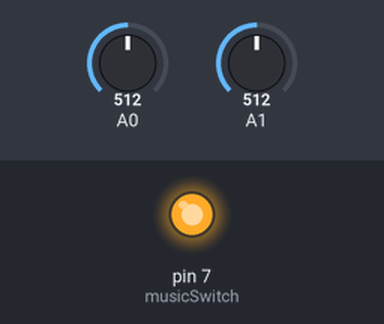
Simulated run of this sketch. Board: Arduino Uno, built with avr-gcc and run on an emulated ATmega328P. Parts: output pins drawn as LEDs (lit = HIGH). The inputs (shaded band) are chosen by the test bench; at power-on: A0 = 512, A1 = 512. What the sketch prints to the serial monitor is not drawn.

Above: at 0.1 s.
Timing chart, 0 to 1.6 s (numbered marks = the images above):
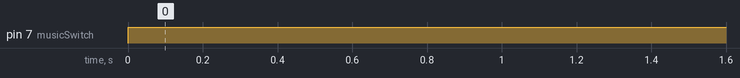

The sketch:

stupidpetsound.ino
```cpp
//Stupid Pet Trick Project
// Kaitlin Till-Landry & Engin Ayaz
// NYU ITP Sep 2011
// Physical Computing Assignment// initialize two patches, this can go up to 3 in the future
int patch0 = 0;
int patch1 = 0;// modify these values depending on patch and touch sensitivity
int patch0Threshold = 410;
int patch1Threshold = 410;boolean switch1 = false;
boolean switch2 = false;int timeLag = 2200; // implies almost two seconds lag to start or stop the player// location of digital output in arduino
int musicSwitch = 7;// to hold the value of O or 1 for the activation signal
int musicState;// Initialize the timer
long timer = 0;void setup() {
Serial.begin(9600);
pinMode(musicSwitch, OUTPUT);
}void loop(){
patch0 = analogRead(A0);
patch1 = analogRead(A1);
musicState = digitalRead(musicSwitch);Serial.println(patch1);// if either patch is above threshold, turn switch 1 on
if(patch0 > patch0Threshold){
switch1 = true;
timer = millis();
}// If “now” is less than two seconds from the activation of the patch
// turn the other switch true
if(millis()-timer<timeLag){
if(patch1>patch1Threshold){
switch2 = true;
}
}else{
switch1 = false;
switch2 = false;
}// play only when both switches are true.
if(switch1 == true && switch2 == true){
digitalWrite(musicSwitch, HIGH);
}// stop playing when someone stops touching it
// to stop, one needs to send a low and high signal to the radioshack 9V player
else{
digitalWrite(musicSwitch, LOW);
digitalWrite(musicSwitch, HIGH);
}
}
```

Measured:
- by itself, pin 7 (musicSwitch): LOW → HIGH at 0.00 s
